Frame 1 (no input): blank canvas, image omitted
Frame 60 (no input): blank canvas, image omitted
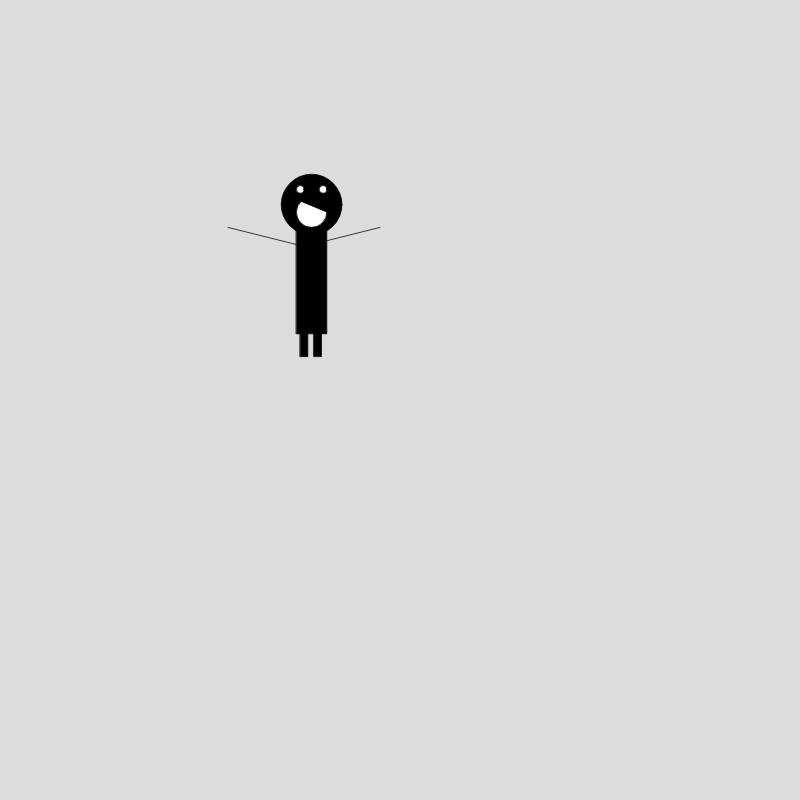
Frame 120 (the mouse pressed at the canvas centre since frame 60)

The p5.js sketch whose frames 1 and 60 were blank and that drew this single picture after the mouse press (run headless with seeded random() and noise() and a simulated clock; from frame 60 on, the mouse is pressed at the canvas centre):

// p5.js sketch
// ── sketch.js
// Reed Cavi's Rain Man
let x = 0;

function setup() {
  createCanvas(800, 800);
}

function draw() {
  background(220);


  push();
  scale(x);
  translate(0, 100-x) ; 
  avatar();
  x += .04;
  if (x > 4) {
    x = 0;

    pop();

  }
}

function avatar() {
  // rain man body head when not pressed
  fill('black')
  ellipse(410, 170, 80, 80);

  fill('white');
  arc(410, 180, 40, 40, 0, PI + QUARTER_PI, CHORD);

  // rain man body
  fill('black');
  rect(390, 200, 40, 140);
  rect(395, 230, 10, 140);
  rect(413, 230, 10, 140);

  // rain man arms
  fill('black');
  line(500, 200, 400, 225);
  fill('black');
  line(300, 200, 400, 225);

  fill('white')
  ellipse(395, 150, 10, 10);

  fill('white')
  ellipse(425, 150, 10, 10);

}
